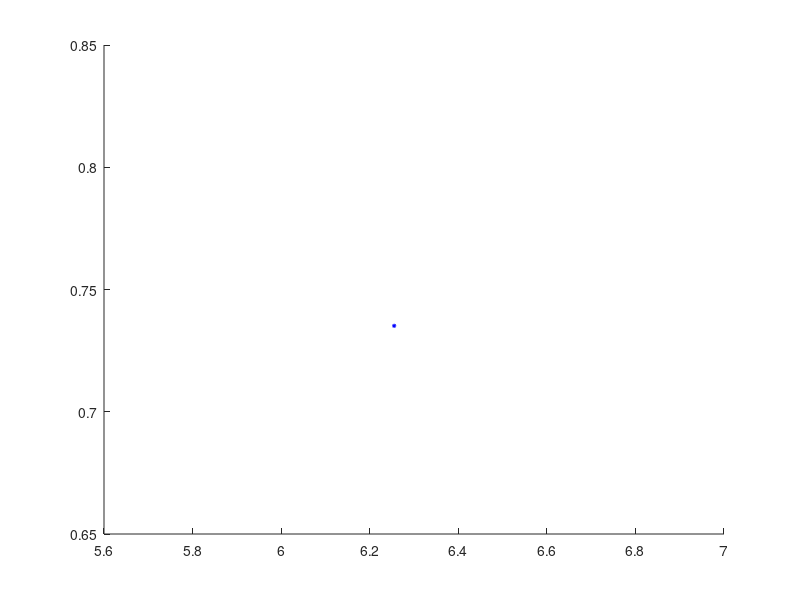

Reproduce this figure in MATLAB. (Note: this script raises an error after producing the figure.)
% Et paso aquest parell de funcions. Es una manera senzilla de calcular el 
% throughput d'una estació. Seguint el que et deia ahir, et queda crear la 
% xarxa, per cada estació calcular la distància entre l'AP i ella mateixa, 
% calcular la potència rebuda, escollir el MCS a fer servir, i finalment 
% treure el throughput que pot assolir cada estació. 

tic; % timer
clear all; clc; hold on;
i = 1; % iterator
b = 10; h = 10; % base & height
AP = [b/2 h/2]; % central AP
nSTAs = 20; % number of stations
P_tx = 21; % transmitted power by AP in dBm

draw = 1; % 1 - to plot the room, 0 - to not plot.

lambda = 2.06;  % attenuation factor
L_o = 54.1200;  % path loss intercept
k = 5.25;       % attenuation of each wall
W = 0.1467;     % average number of traversed walls per meter

coordinates = zeros(nSTAs,2);  % initialize matrix coordinates 
distance = zeros(nSTAs,1);     % initialize array distance
P_rx = zeros(nSTAs,1);         % initialize array received power

while i <= nSTAs
    
    % random position generation of STAs
    j = 1;
    xSTA = rand*b; % x random position
    coordinates(i,j) = xSTA; 
    j = 2;
    while j == 2
        ySTA = rand*h; % y random position 
        coordinates(i,j) = ySTA;
        break;
    end
    if (draw == 1); plot(xSTA, ySTA, "*b", 'MarkerSize', 3); end % plots the STA
    distance(i) = DistanceToAP(AP,coordinates(i,1),coordinates(i,2));
    P_rx(i) = STAPowerReceived(P_tx, distance(i), lambda, L_o, k, W); % received power
    SingleSTA_throughput(P_rx(i));
    i = i+1;
end

distance = sort(distance,'ascend');
P_rx = sort(P_rx,'descend');

if (draw == 1); draw_scenario(draw, b, h, P_rx, distance); end

toc; % timer
